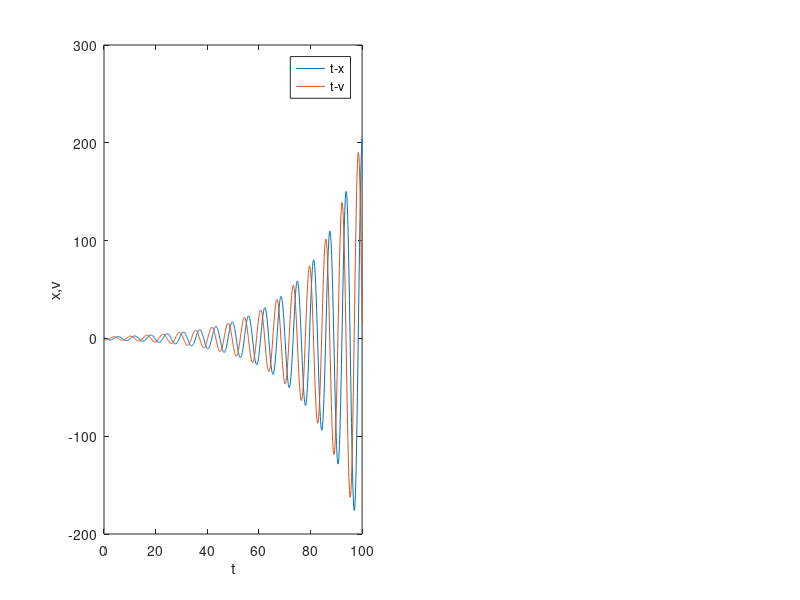

This chart was generated by the following MATLAB code: (Note: this script raises an error after producing the figure.)
clear;
close all;

size = 1e3;

V = zeros(1,size);
V(1) = -1;
X = zeros(1,size);
X(1) = 1;

h = 0.1;
t = (0:h:100);

k = 1;
m = 1;

for i = 1:size
  X(i+1) = X(i) + h*V(i);
  V(i+1) = V(i) - k/m*h*X(i);
end

figure;

subplot(1,2,1);
plot(t,X,t,V);
xlabel('t');
ylabel('x,v');
legend('t-x','t-v');
ax = gca;
ax.FontName = 'Times New Roman';
ax.FontSize = 16;
grid on;
grid minor;

subplot(1,2,2);
plot(X,V);
xlabel('x');
ylabel('v');
legend('x-v');
ax = gca;
ax.FontName = 'Times New Roman';
ax.FontSize = 16;
grid on;
grid minor;
%saveas(gcf,'t-x.png')
